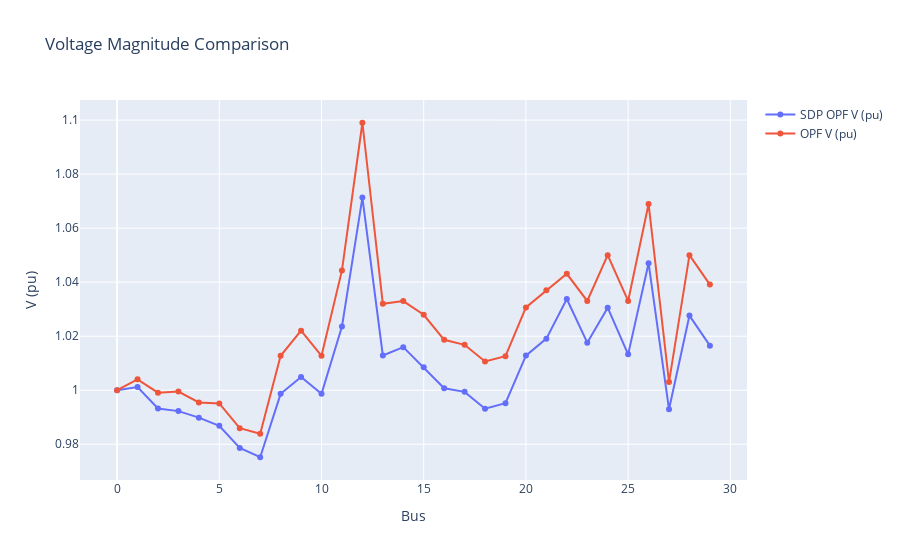

The cell this chart's notebook holds for it:
### Code cell
# Voltage Magnitude plot
gen_fig = go.Figure()
gen_fig.add_trace(go.Scatter(x=list(range(n)), y=V_sdp, mode='markers+lines', name='SDP OPF V (pu)'))
gen_fig.add_trace(go.Scatter(x=list(range(n)), y=V_opf, mode='markers+lines', name='OPF V (pu)'))
gen_fig.update_layout(title="Voltage Magnitude Comparison", xaxis_title="Bus", yaxis_title="V (pu)")
gen_fig.show()

### Figure 1 — Plotly figure (JSON) as saved in the notebook; plotly's stock layout.template omitted (floating-point values rounded to 4 significant figures)
{"data": [{"mode": "markers+lines", "name": "SDP OPF V (pu)", "type": "scatter", "x": [0, 1, 2, 3, 4, 5, 6, 7, 8, 9, 10, 11, 12, 13, 14, 15, 16, 17, 18, 19, 20, 21, 22, 23, 24, 25, 26, 27, 28, 29], "y": [1.0, 1.001, 0.9933, 0.9923, 0.9899, 0.9868, 0.9786, 0.9752, 0.9987, 1.005, 0.9987, 1.024, 1.071, 1.013, 1.016, 1.009, 1.001, 0.9994, 0.9932, 0.9952, 1.013, 1.019, 1.034, 1.018, 1.031, 1.013, 1.047, 0.9929, 1.028, 1.016]}, {"mode": "markers+lines", "name": "OPF V (pu)", "type": "scatter", "x": [0, 1, 2, 3, 4, 5, 6, 7, 8, 9, 10, 11, 12, 13, 14, 15, 16, 17, 18, 19, 20, 21, 22, 23, 24, 25, 26, 27, 28, 29], "y": [1.0, 1.004, 0.9991, 0.9995, 0.9955, 0.9951, 0.9859, 0.9839, 1.013, 1.022, 1.013, 1.044, 1.099, 1.032, 1.033, 1.028, 1.019, 1.017, 1.011, 1.013, 1.031, 1.037, 1.043, 1.033, 1.05, 1.033, 1.069, 1.003, 1.05, 1.039]}], "layout": {"title": {"text": "Voltage Magnitude Comparison"}, "xaxis": {"title": {"text": "Bus"}}, "yaxis": {"title": {"text": "V (pu)"}}}}
